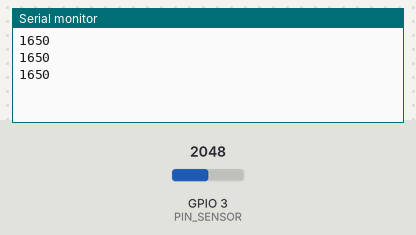
The sketch below on a simulated ESP32-C3. Shown: the last lines printed to the serial monitor. Inputs (shaded band) come from the test bench; at power-on: GPIO 3 (PIN_SENSOR) = 2048 (analog values on the 0–4095 scale).

Above: at 1.3 s.
1.4 s: GPIO 3 (PIN_SENSOR) set to 2866
At 1.9 s:
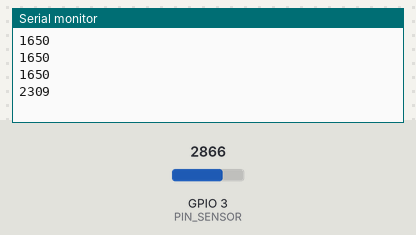
2.9 s: GPIO 3 (PIN_SENSOR) set to 3603
At 3.4 s:
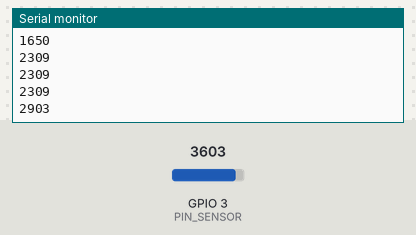
Timing chart, 0 to 5.9 s (numbered marks = the images above; inputs shaded):
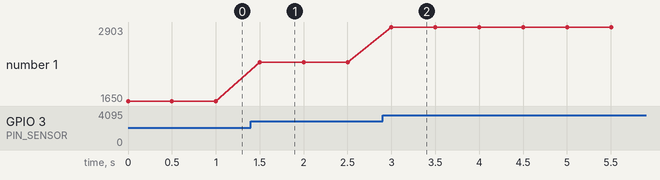

The sketch:

adc1-frente-a-adc2.ino
```cpp
const int PIN_SENSOR = 3;   // ADC1_3: seguro con Wi-Fi activo

void setup() {
  Serial.begin(115200);
  analogReadResolution(12);      // 0 a 4095
}

void loop() {
  int mv = analogReadMilliVolts(PIN_SENSOR);   // aplica la calibración de fábrica
  Serial.println(mv);
  delay(500);
}
```

Measured:
- after the input at 1.4 s, the serial monitor: prints a new line after 0.10 s (image 1)
- after the input at 2.9 s, the serial monitor: prints a new line after 0.10 s (image 2)
- plotted number 1: 1650 → 2309 after the input at 1.4 s, 2309 → 2903 after the input at 2.9 s
